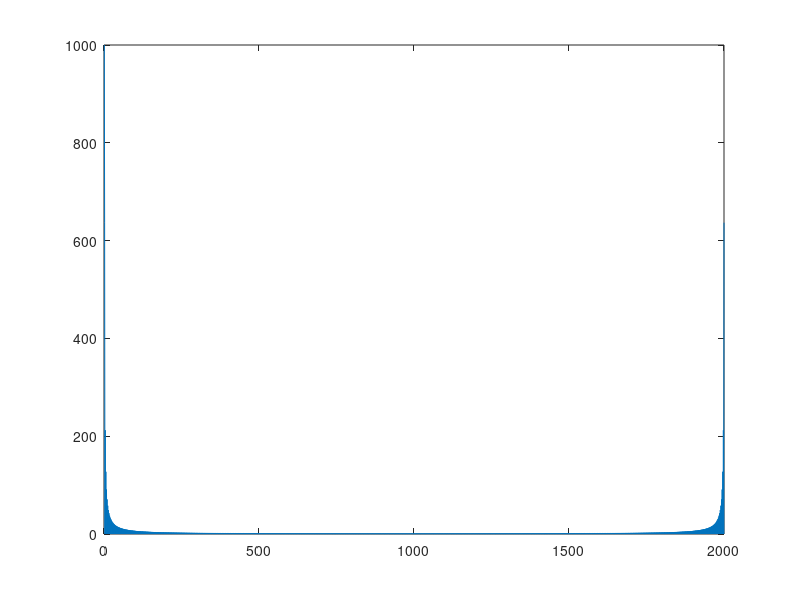
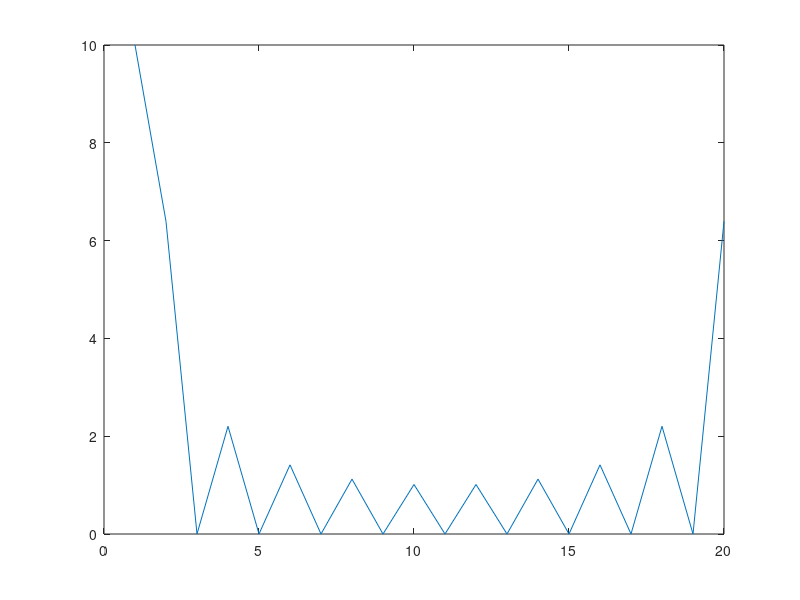
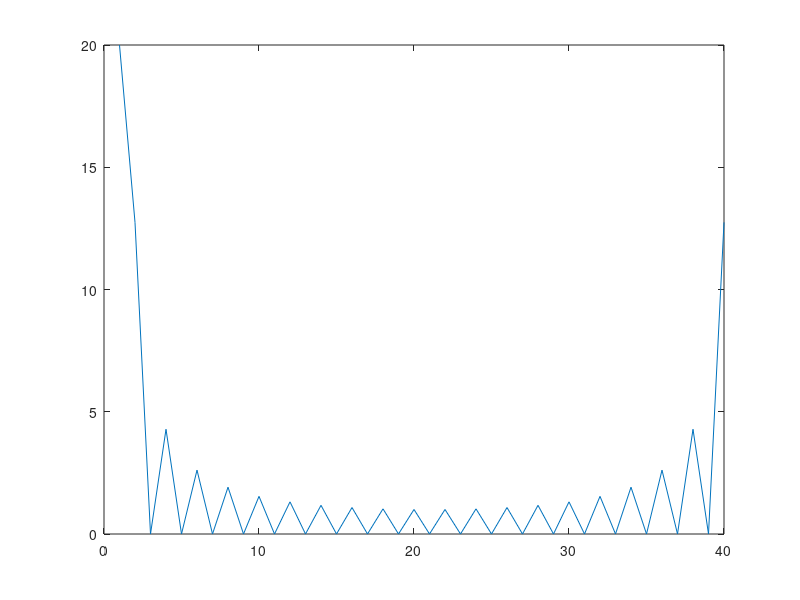

These charts were generated, in order, by the following MATLAB code:
clear all;
%x1 case
N=2000;
N1=1000;
x1=[ones(1, N1), zeros(1, N-N1)];
figure(1)
plot(abs(fft(x1)));
k=2;
fn=k/length(x1);
fprintf('fn1=%s\n',fn)
fp=fn*1e6;
fprintf('fp1=%d\n', fp);

%x2 case
N=20;
N1=10;
x2=[ones(1, N1), zeros(1, N-N1)];
figure(2)
plot(abs(fft(x2)));
k=2;
fn=k/length(x2);
fprintf('fn2=%s\n',fn)
fp=fn*1e4;
fprintf('fp2=%d\n', fp);

%x3 case
N=40;
N1=20;
x3=[ones(1, N1), zeros(1, N-N1)];
figure(3)
plot(abs(fft(x3)));
k=2;
fn=k/length(x3);
fprintf('fn3=%s\n',fn)
fp=fn*1e4;
fprintf('fp3=%d\n', fp);